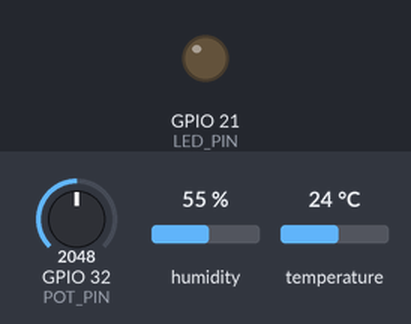
Simulated run of this sketch. Board: ESP32. Parts: output pins drawn as LEDs (lit = HIGH). The inputs (shaded band) are chosen by the test bench; at power-on: temperature 24 °C, GPIO 32 (POT_PIN) = 2048, humidity 55 %. WiFi joins after 1.5 s; servers stay silent unless stated.

Above: at 3.0 s.
3.1 s: temperature set to 16 °C
7.0 s: temperature set to 13 °C
At 10.0 s:
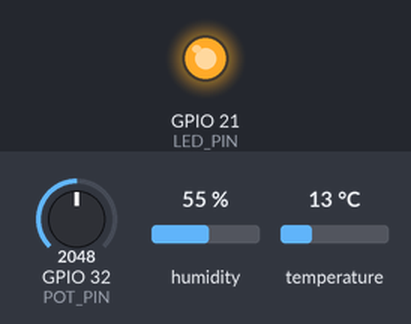
10.3 s: temperature set to 19 °C
At 12.4 s:
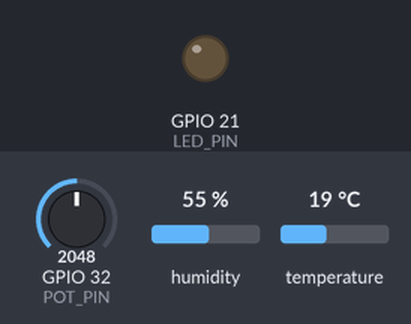
13.3 s: temperature set to 12 °C
At 15.8 s:
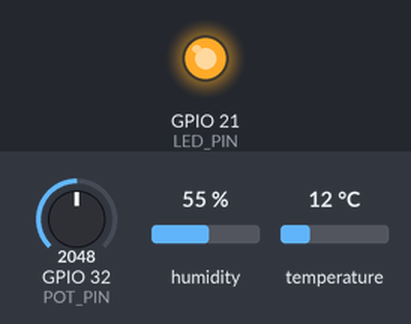
Timing chart, 0 to 17.3 s (numbered marks = the images above; inputs shaded):
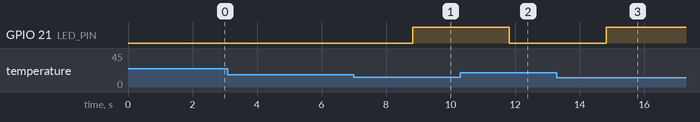

Measured:
- the behaviour switches between 15 and 14 °C on temperature (found by bisection; images 0 and 1)
- after the input at 3.1 s, every drawn part: stays the same
- after the input at 7.0 s, GPIO 21 (LED_PIN): LOW → HIGH after 1.8 s
- after the input at 10.3 s, GPIO 21 (LED_PIN): HIGH → LOW after 1.5 s
- after the input at 13.3 s, GPIO 21 (LED_PIN): LOW → HIGH after 1.5 s

The sketch:

Test_Week_5.ino.ino
```cpp
#define BLYNK_TEMPLATE_ID   "user3"
#define BLYNK_TEMPLATE_NAME "user3@server.wyns.it"


#include <DHT.h>
#include <WiFi.h>
#include <WiFiClient.h>
#include <BlynkSimpleEsp32.h>

#define DHTPIN 23         // Pin voor de DHT11-sensor
#define DHTTYPE DHT11     // Type DHT-sensor
#define LED_PIN 21        // Pin voor de LED van de verwarmingsketel
#define POT_PIN 32        // Pin voor de potentiometer

DHT dht(DHTPIN, DHTTYPE);

char auth[] = "sio4lZS9vP_Ainu_PNk0lahIhhXWJX09"; // Vervang dit door jouw auth token
char ssid[] = "embed";  // Vervang dit door jouw WiFi SSID
char pass[] = "weareincontrol";  // Vervang dit door jouw WiFi wachtwoord

int desiredTemp = 0;   // Initieel ingestelde gewenste temperatuur
int currentTemp = 0;   // Variabele voor de gemeten temperatuur
int potValue = 0;      // Variabele voor de waarde van de potentiometer

BlynkTimer timer;

void setup() {
    Serial.begin(9600);
    pinMode(LED_PIN, OUTPUT);
    dht.begin();
    Blynk.begin(auth, ssid, pass, "server.wyns.it", 8081);
    timer.setInterval(1000L, updateBlynk); // Elke seconde de Blynk-app bijwerken
}

void loop() {
    Blynk.run();
    timer.run();
}

void updateBlynk() {
    // Lees de temperatuur van de sensor
    float temperature = dht.readTemperature();

        if (!isnan(temperature)) {
        currentTemp = temperature;
    }

    // Lees de waarde van de potentiometer
    potValue = analogRead(POT_PIN);

    // Converteer de potentiometerwaarde naar een gewenste temperatuur tussen 0 en 30 graden Celsius
    desiredTemp = map(potValue, 0, 4095, 0, 30);

    // Stuur de gemeten en gewenste temperatuur naar de Blynk-app
    Blynk.virtualWrite(V0, currentTemp);   // Virtuele pin V0 voor actuele temperatuur
    Blynk.virtualWrite(V1, desiredTemp);   // Virtuele pin V1 voor ingestelde temperatuur

    // Vergelijk de gemeten temperatuur met de gewenste temperatuur
    if (currentTemp < desiredTemp) {
        // Schakel de LED in
        digitalWrite(LED_PIN, HIGH);
        Blynk.virtualWrite(V2, 255); // Virtuele pin V2 voor status van de verwarmingsketel
    } else {
        // Schakel de LED uit
        digitalWrite(LED_PIN, LOW);
        Blynk.virtualWrite(V2, 0); // Virtuele pin V2 voor status van de verwarmingsketel
    }
}
```
